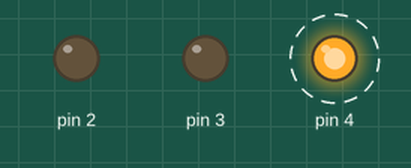
Recording of a sketch running on a simulated Arduino Uno, built with avr-gcc and run on an emulated ATmega328P. Shown: output pins drawn as LEDs (lit = HIGH). Dashed ring = blinking. What the sketch prints to the serial monitor is not drawn.

Above: at 0.2 s.
Timing chart, 0 to 3.0 s (numbered marks = the images above):
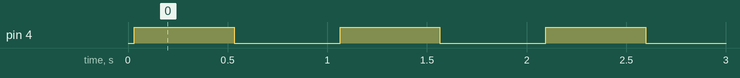

The sketch:

Sensor_de_Temperatura_Ambiente.ino
```cpp
/*
    Esse programa tem como objetivo utilizar o Arduino como um 'Sensor de Temperatura',
    verificando o valor de uma variável e determinando a temperatura do ambiente,
    validando se ele está acima ou abaixo da temperatura ideal.

    Autor: Lucas Araujo
    Data: 19/01/2021

*/

float temperatura_IDEAL;
float temperatura_ANORMAL;
int temperatura_CRITICA;
int temperatura_AMBIENTE;
void setup(){

    pinMode(2,OUTPUT);
    pinMode(3,OUTPUT);
    pinMode(4,OUTPUT);

    Serial.begin(9600);

}

void loop(){
    temperatura_IDEAL = 25;
    temperatura_ANORMAL = 70;
    temperatura_CRITICA = 75;
    temperatura_AMBIENTE = 80;

	Serial.println("");
    Serial.println("");
    Serial.print("Temperatura Ambiente: ");
    Serial.print(temperatura_AMBIENTE);
    Serial.println(" Graus Celsius");

    if(temperatura_AMBIENTE <= temperatura_IDEAL){

      	Serial.println("Temperatura OK");
        digitalWrite(2,HIGH);
      	delay(500);
      	digitalWrite(2,LOW);

    }

    else if(temperatura_AMBIENTE > temperatura_IDEAL && temperatura_AMBIENTE <= temperatura_ANORMAL){

      	Serial.print("ALERTA! Risco de Superaquecimento");
      	digitalWrite(3,HIGH);
      	delay(500);
      	digitalWrite(3,LOW);

    }

    else if (temperatura_AMBIENTE > temperatura_ANORMAL && temperatura_AMBIENTE >= temperatura_CRITICA){

        Serial.println("Alerta! Temperatura Critica");
        Serial.print("Desligue imediatamente!");
      	digitalWrite(4,HIGH);
        delay(500);
      	digitalWrite(4,LOW);
    }
   delay(500);
}
```

Measured:
- by itself, pin 4: alternates HIGH for 0.50 s and LOW for 0.53 s
